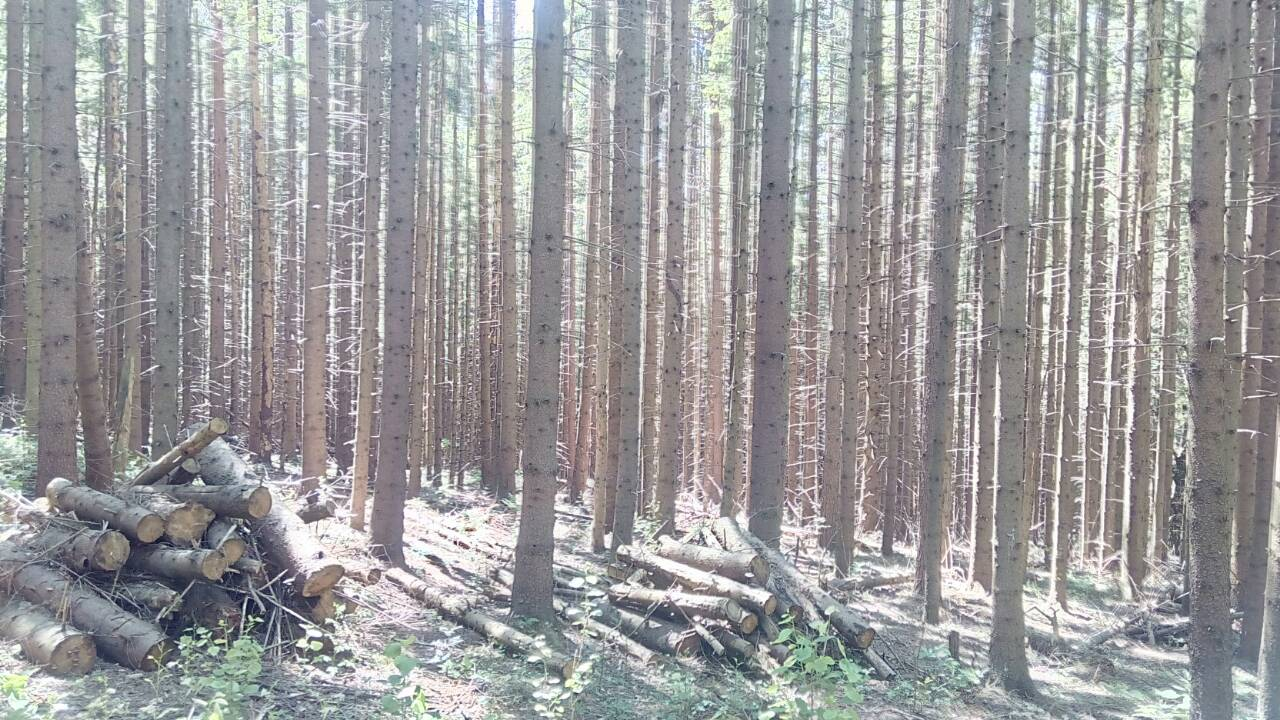
#> input picture tree.jpg, 1280 x 720 px
$ jupyter execute Task59.ipynb
#> lines starting #> are read from the running program, lines starting #| are printed output that depends on the picture
[cell 1]
from PIL import Image
import cv2
import numpy as np
import os
import matplotlib.pyplot as plt

[cell 2]
img = cv2.imread('tree.jpg')
#> img is the input picture: shape (720, 1280, 3); mean B, G, R 156.3, 155.2, 155.6
cv2.imshow('tree', img)
cv2.waitKey(0)
#cv2.imwrite('image.jpg', img)

[cell 3]
img = cv2.imread('tree.jpg')
img2 = cv2.cvtColor(img, cv2.COLOR_BGR2RGB)

[cell 4]
plt.axis('off')
plt.imshow(img2)
plt.show

[cell 5]
gray = cv2.cvtColor(img2, cv2.COLOR_BGR2GRAY)
#gaus = cv2.GaussianBlur(img, (5,5), 0)

[cell 6]
plt.axis('off')
plt.imshow(gray)
plt.show

[cell 7]
gray = cv2.cvtColor(img2, cv2.COLOR_BGR2GRAY)
kernel_x = np.array([[-1, 0, 1], [-2, 0, 2], [-1, 0, 1]])
kernel_y = np.array([[-1, -2, -1], [0, 0, 0], [1, 2, 1]])
edges_x = cv2.filter2D(gray, -1, kernel_x)
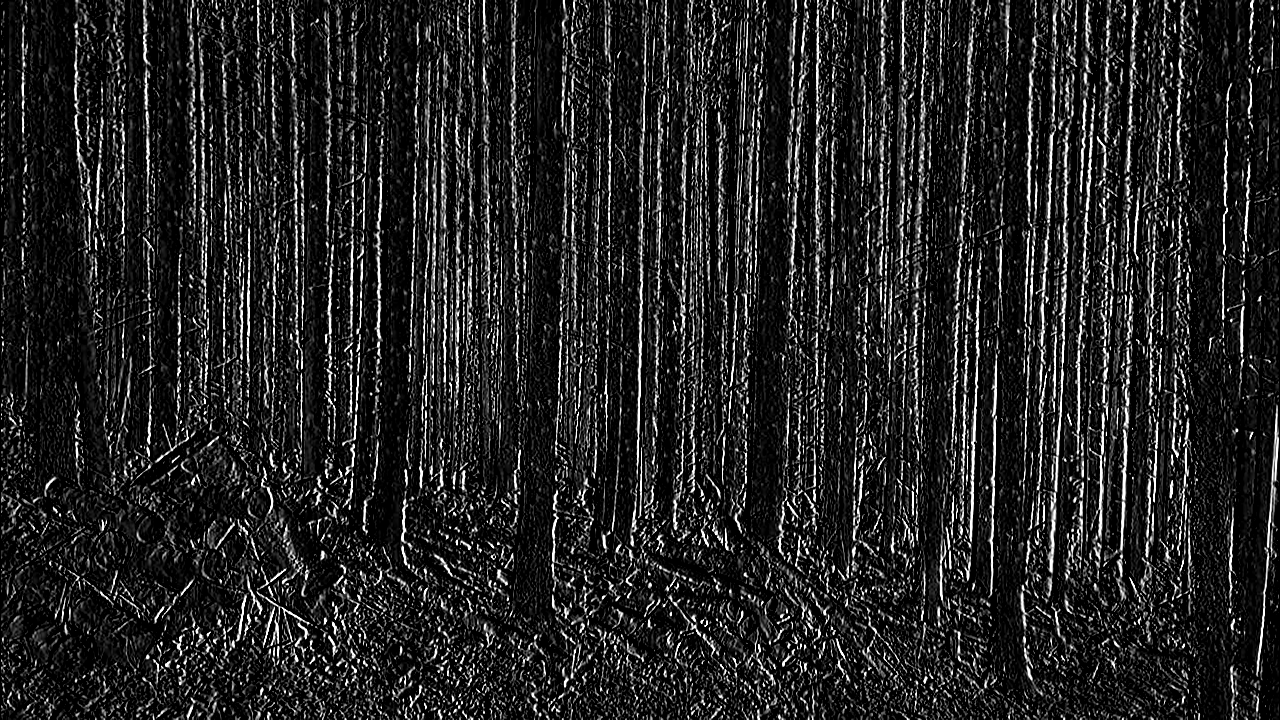
#> edges_x: shape (720, 1280); min 0, max 255, mean 35.8
edges_y = cv2.filter2D(gray, -1, kernel_y)
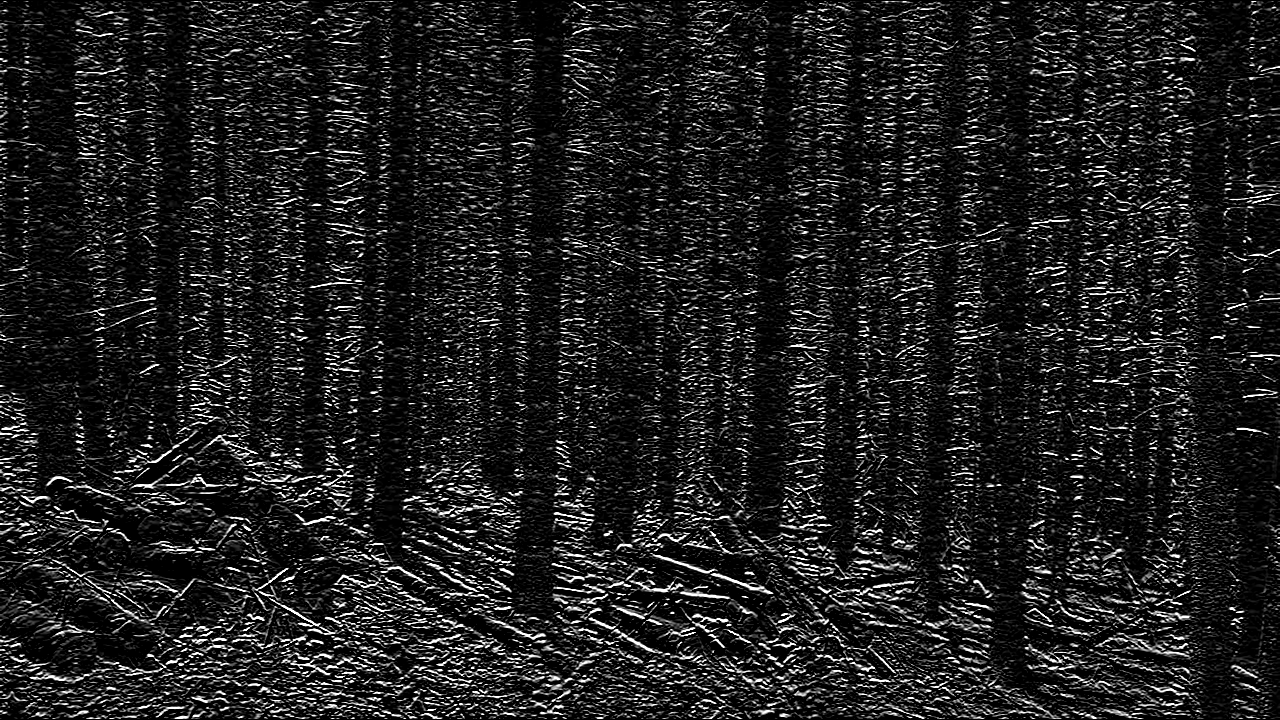
#> edges_y: shape (720, 1280); min 0, max 255, mean 31.7
edges = edges_x + edges_y
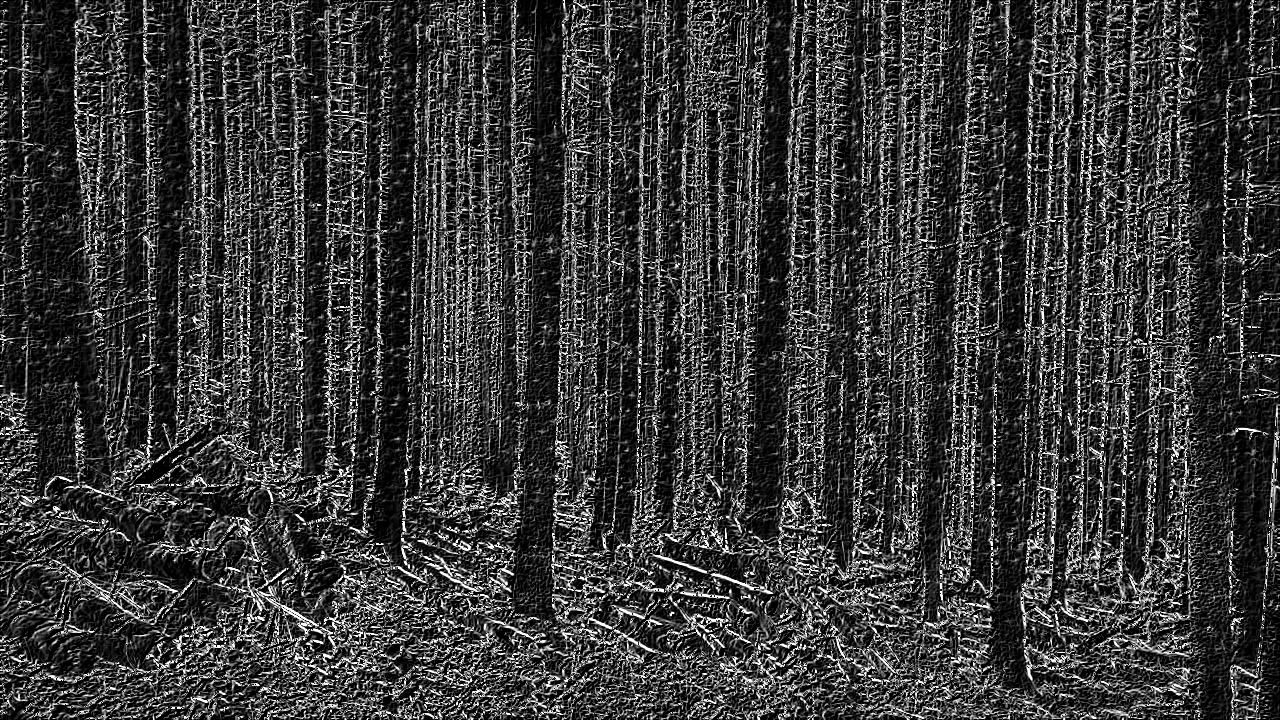
#> edges: shape (720, 1280); min 0, max 255, mean 57
cv2.imshow('Sobel', edges)
cv2.waitKey(0)
cv2.destroyAllWindows()

[cell 8]
plt.imshow(edges)

[cell 9]
median_image  = cv2.medianBlur(gray, 3)
cv2.imshow('MedianFiltered', median_image )
cv2.waitKey(0)
cv2.destroyAllWindows()

[cell 10]
plt.imshow(median_image)

[cell 11]
# Ркзультат абсолютно різний, при фільтрі Собеля зображення дуже темне, різко контрасне, при медіанному - рівномірно згладжене,
#проте контури збережені чітко

[cell 12]
#Just for fun let us use bilateral filter also:

[cell 13]
gray = cv2.cvtColor(img2, cv2.COLOR_BGR2GRAY)
bilateral = cv2.bilateralFilter(gray, 9, 75, 75)
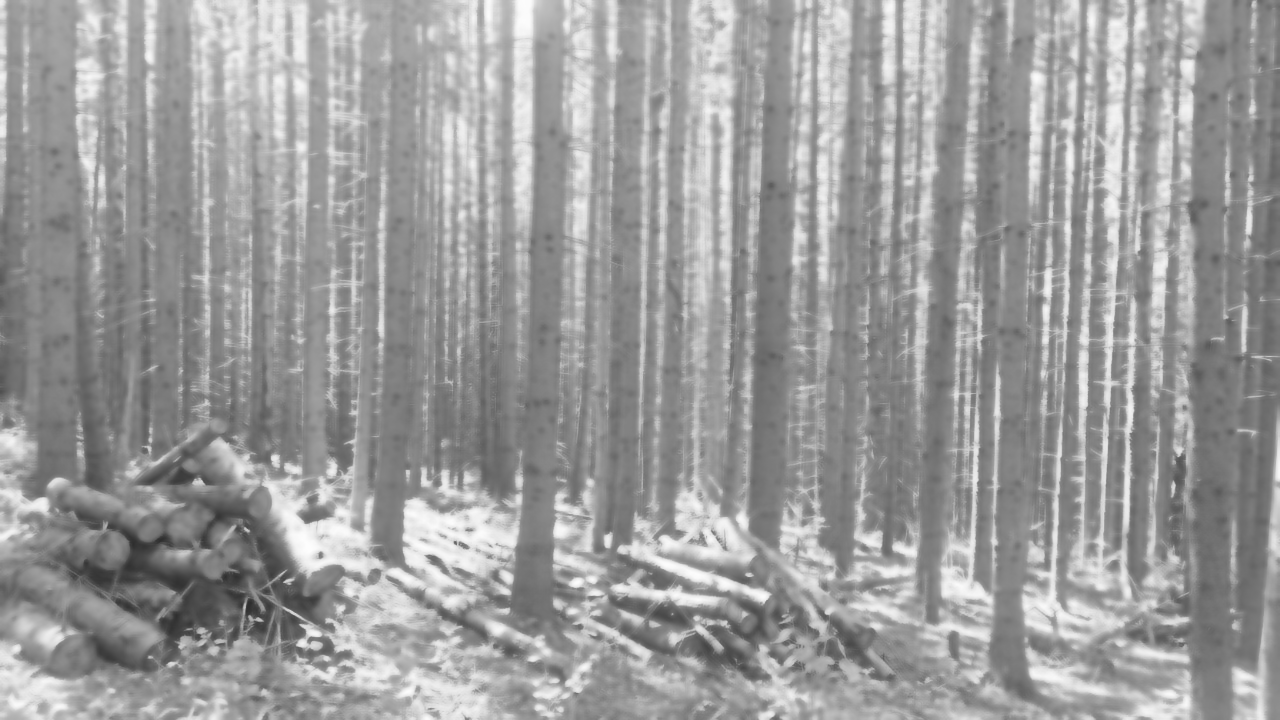
#> bilateral: shape (720, 1280); min 45, max 253, mean 155.4
cv2.imshow('BilateralFilteredImage', bilateral)
cv2.waitKey(0)
cv2.destroyAllWindows()
